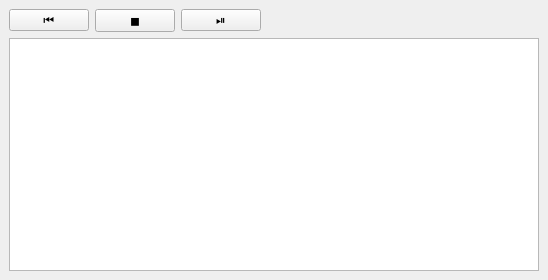
<?xml version="1.0" encoding="UTF-8"?>
<ui version="4.0">
 <class>TimelineDockWidget</class>
 <widget class="QDockWidget" name="TimelineDockWidget">
  <property name="enabled">
   <bool>true</bool>
  </property>
  <property name="geometry">
   <rect>
    <x>0</x>
    <y>0</y>
    <width>548</width>
    <height>280</height>
   </rect>
  </property>
  <property name="sizePolicy">
   <sizepolicy hsizetype="Expanding" vsizetype="Maximum">
    <horstretch>0</horstretch>
    <verstretch>0</verstretch>
   </sizepolicy>
  </property>
  <property name="focusPolicy">
   <enum>Qt::ClickFocus</enum>
  </property>
  <property name="styleSheet">
   <string notr="true"/>
  </property>
  <property name="features">
   <set>QDockWidget::DockWidgetFloatable|QDockWidget::DockWidgetMovable</set>
  </property>
  <property name="windowTitle">
   <string>Timeline</string>
  </property>
  <widget class="QWidget" name="dockWidgetContents">
   <layout class="QVBoxLayout" name="verticalLayout">
    <item>
     <layout class="QHBoxLayout" name="horizontalLayout">
      <item>
       <widget class="QPushButton" name="rewindButton">
        <property name="enabled">
         <bool>true</bool>
        </property>
        <property name="styleSheet">
         <string notr="true"/>
        </property>
        <property name="text">
         <string>⏮</string>
        </property>
       </widget>
      </item>
      <item>
       <widget class="QPushButton" name="stopButton">
        <property name="enabled">
         <bool>true</bool>
        </property>
        <property name="styleSheet">
         <string notr="true"/>
        </property>
        <property name="text">
         <string>◼</string>
        </property>
       </widget>
      </item>
      <item>
       <widget class="QPushButton" name="playPauseButton">
        <property name="enabled">
         <bool>true</bool>
        </property>
        <property name="styleSheet">
         <string notr="true"/>
        </property>
        <property name="text">
         <string>⏯</string>
        </property>
       </widget>
      </item>
      <item>
       <spacer name="horizontalSpacer">
        <property name="orientation">
         <enum>Qt::Horizontal</enum>
        </property>
        <property name="sizeHint" stdset="0">
         <size>
          <width>40</width>
          <height>20</height>
         </size>
        </property>
       </spacer>
      </item>
     </layout>
    </item>
    <item>
     <widget class="TimelineWidget" name="timelineView">
      <property name="enabled">
       <bool>true</bool>
      </property>
      <property name="sizePolicy">
       <sizepolicy hsizetype="Expanding" vsizetype="Expanding">
        <horstretch>0</horstretch>
        <verstretch>0</verstretch>
       </sizepolicy>
      </property>
      <property name="verticalScrollBarPolicy">
       <enum>Qt::ScrollBarAsNeeded</enum>
      </property>
      <property name="horizontalScrollBarPolicy">
       <enum>Qt::ScrollBarAsNeeded</enum>
      </property>
     </widget>
    </item>
   </layout>
  </widget>
 </widget>
 <customwidgets>
  <customwidget>
   <class>TimelineWidget</class>
   <extends>QGraphicsView</extends>
   <header>timelinewidget.hpp</header>
  </customwidget>
 </customwidgets>
 <resources/>
 <connections/>
</ui>
